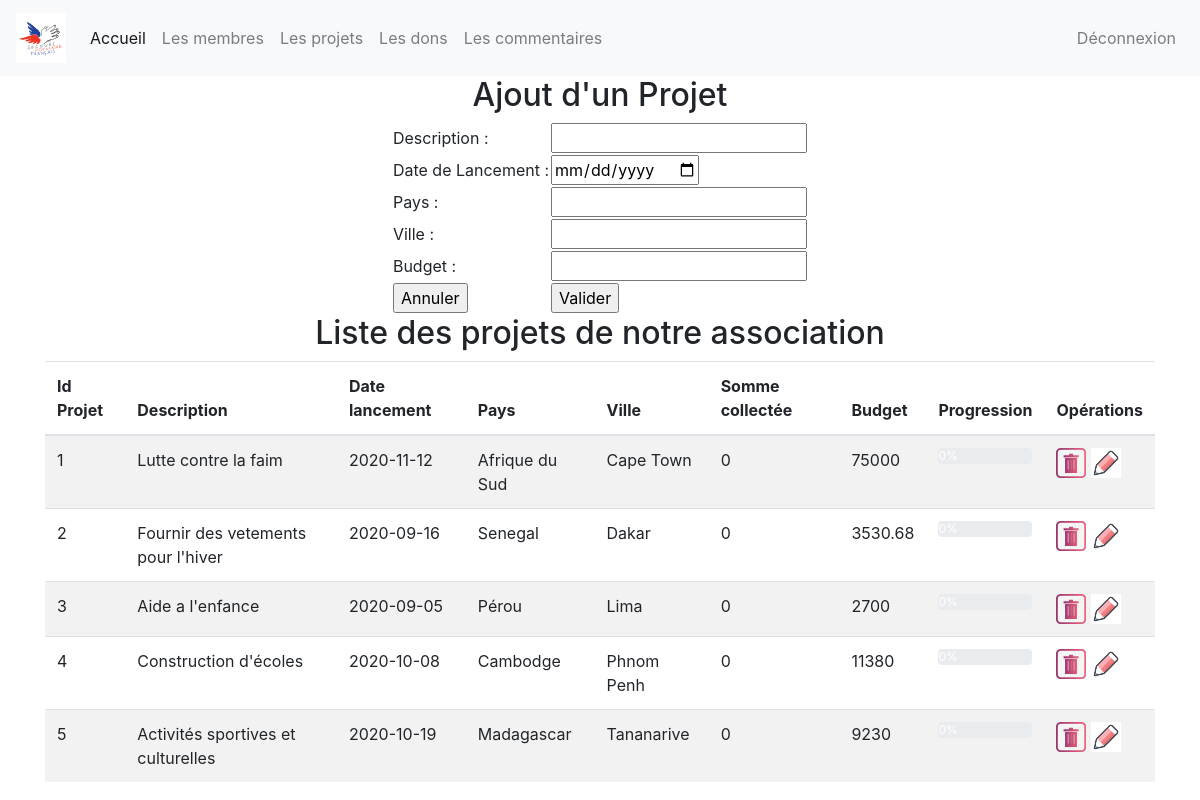
The app's page /index.php?page=2 (signed in) with its own data.
### tables this page shows
create table projet (
	idprojet int(3) not null auto_increment, 
	description varchar(50),
	datelancement date,
	pays varchar(50),
	ville varchar(50),
	budget float,  
	sommecollectee float, 
	primary key(idprojet)
);

### controleur/controleur.class.php (called while the page is built, shortened)
<?php
	require_once ("modele/modele.class.php");
	class Controleur {
		private $unModele ;
		public function   __construct ($serveur, $bdd, $user, $mdp){
			$this->unModele = new Modele ($serveur, $bdd, $user, $mdp);
		}
		public function setTable ($uneTable)
		{
			$this->unModele->setTable($uneTable);
		}
		public function selectAll ($tab)
		{
			$lesResultats = $this->unModele->selectAll($tab);
			return $lesResultats;
		}
	}
?>

### modele/modele.class.php (called while the page is built, shortened)
<?php
	class Modele {
		private $unPdo , $uneTable;
		public function   __construct ($serveur, $bdd, $user, $mdp)
		{
			$this->unPdo =null;
			try{
		$this->unPdo = new PDO ("mysql:host=".$serveur.";dbname=".$bdd, $user, $mdp);
			}
			catch (PDOException $exp){
				echo "Erreur de connexion au serveur : ".$serveur."/".$bdd ;
			}
		}
		public function setTable ($uneTable)
		{
			$this->uneTable = $uneTable;
		}
		public function selectAll ($tab) {
			if ($this->unPdo != null){
				$chaine = implode(", ", $tab);
				$requete = "select ".$chaine." from " .$this->uneTable. " ; ";
				$select = $this->unPdo->prepare ($requete);
				$select->execute ();
				return $select->fetchAll();
			} else {
				return null;
			}
		}
	}
?>

### vue/vue_projet.php (the view)
<div class='container'>
	<h2> Liste des projets de notre association </h2>
	<table class="table table-striped">
		<thead>
			<tr>
						<th> Id Projet </th> <th> Description </th>
						<th> Date lancement </th> <th> Pays  </th>
						<th> Ville </th> <th> Somme collectée </th> <th> Budget </th> <th> Progression </th>
						<?php
						if (isset($_SESSION['droits']) && $_SESSION['droits'] =="admin")
							{
						echo "<th> Opérations </th>";
						}
						?>
				</tr>
		</thead>
		<tbody>
			<?php
			foreach ($lesProjets as $leProjet) {
				echo "<tr>
						<td>".$leProjet['idprojet']." </td>
						<td>".$leProjet['description']." </td>
						<td>".$leProjet['datelancement']." </td>
						<td>".$leProjet['pays']." </td>
						<td>".$leProjet['ville']." </td>
						<td>".$leProjet['sommecollectee']." </td>
						<td>".$leProjet['budget']." </td>"
						;
				$percentage = ($leProjet['sommecollectee'] / $leProjet['budget']) * 100;
				$percentageRounded = round($percentage, 2);
				echo "
				<td>
					<div class='progress'>
						<div class='progress-bar' role='progressbar' style='width: ".$percentageRounded."%;' aria-valuenow='".$percentageRounded."' aria-valuemin='0' aria-valuemax='100'>".$percentageRounded."%
						</div>
					</div>
				</td>";
						if (isset($_SESSION['droits']) && $_SESSION['droits'] =="admin")
						{
						echo "<td>
						<a href='index.php?page=2&action=sup&idprojet=".$leProjet['idprojet']."'>
						<img src ='images/sup.jpg' height='30' witdh='30'> </a>
						<a href='index.php?page=2&action=edit&idprojet=".$leProjet['idprojet']."'>
						<img src ='images/edit.png' height='30' witdh='30'> </a>
						</td>";
						}
				echo "</tr>";
			}
			?>
		</tbody>
	</table>
</div>

### records on screen
projet: idprojet "1", description "Lutte contre la faim", datelancement "2020-11-12", pays "Afrique du Sud", ville "Cape Town", sommecollectee "0", budget "75000"
projet: idprojet "2", description "Fournir des vetements pour l'hiver", datelancement "2020-09-16", pays "Senegal", ville "Dakar", sommecollectee "0", budget "3530.68"
projet: idprojet "3", description "Aide a l'enfance", datelancement "2020-09-05", pays "Pérou", ville "Lima", sommecollectee "0", budget "2700"
projet: idprojet "4", description "Construction d'écoles", datelancement "2020-10-08", pays "Cambodge", ville "Phnom Penh", sommecollectee "0", budget "11380"
projet: idprojet "5", description "Activités sportives et culturelles", datelancement "2020-10-19", pays "Madagascar", ville "Tananarive", sommecollectee "0", budget "9230"
